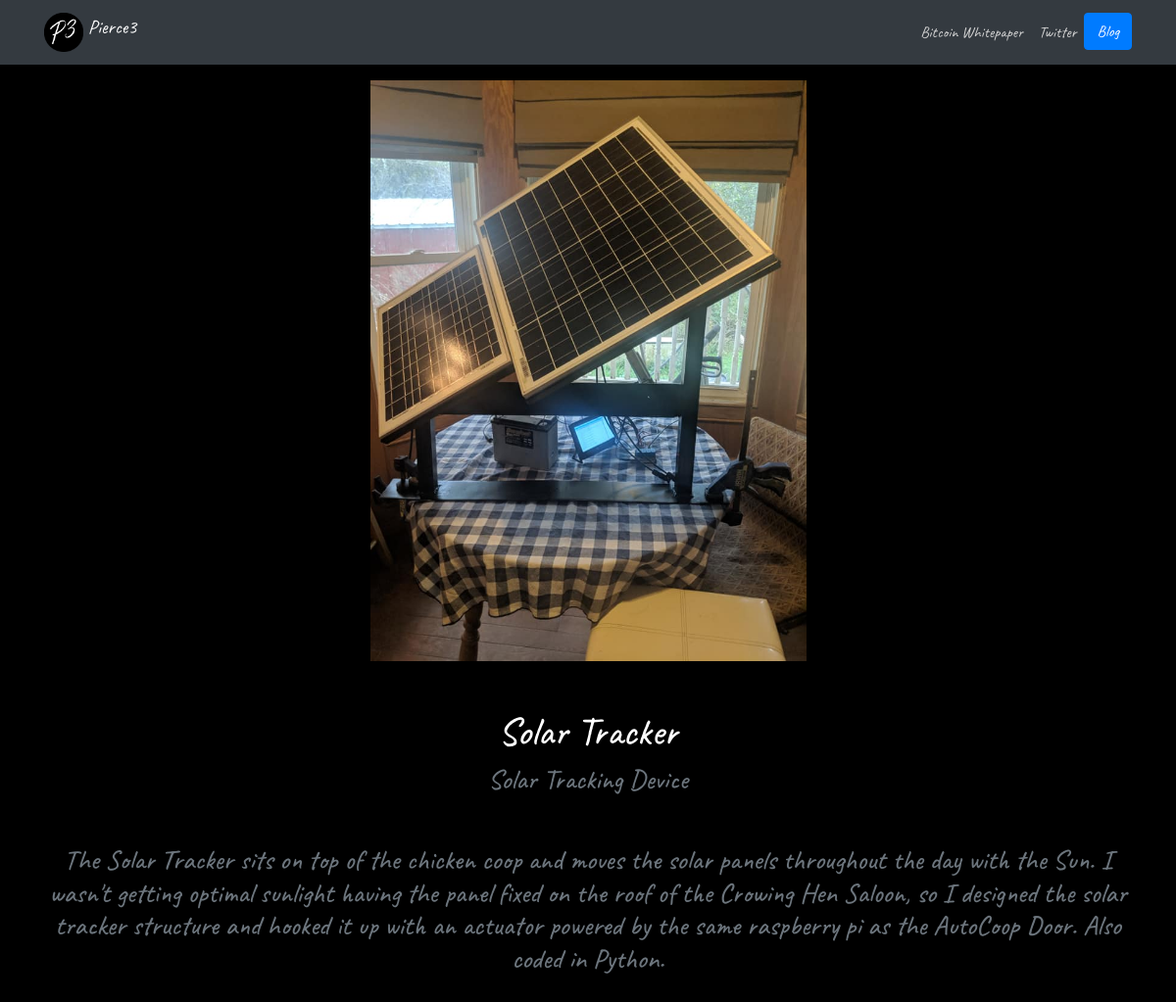
Page /4/ on the committed database.
### portfolio/models.py (models this page shows, shortened)
class project(models.Model):
    title = models.CharField(max_length=25)
    description = models.CharField(max_length=100)
    about_project = models.TextField()
    image = models.ImageField(upload_to='portfolio/images/')
    url = models.URLField(blank=True)

### portfolio/views.py (the view)
# urls.py: url(r'^(?P<portfolio_Project_Id>\d+)/$', views.portfolio_Project_Detail, name='portfolio_Project_Detail'),
def portfolio_Project_Detail(request, portfolio_Project_Id):
    one_Project = get_object_or_404(project, pk=portfolio_Project_Id)
    return render(request, 'portfolio/portfolio_Project_Detail.html', {'one_Project':one_Project})

### portfolio/templates/portfolio/portfolio_Project_Detail.html
{% extends "portfolio/base.html" %}
{% load static %}
{% block content %}
<div class="row justify-content-center my-3">
    <div class="col-5">
        <img src="{{ one_Project.image.url }}" class="img-fluid">
    </div>
  </div>
<h1 class="text-center mt-5" id="projectdetailtitle">{{ one_Project.title }}</h1>
<h3 class="text-center text-muted mb-5">{{ one_Project.description }}</h3>
<h3 class="text-center text-muted mb-5">{{ one_Project.about_project|safe }}</h3>
{% endblock %}

### portfolio/static/portfolio/custom.css (style rules this page uses)
body { font-family: 'Caveat', cursive; background-color: black; color: white; }

### rows in the picture
project: image (picture), title "Solar Tracker", description "Solar Tracking Device", about_project "The Solar Tracker sits on top of the chicken coop and moves the solar panels throughout the day with the Sun. I wasn't getting optimal sunlight having the panel fixed on the roof of the Crowing Hen Saloon, so I designed the solar tracker structure and hooked it up with an actuator powered by the same raspberry pi as the AutoCoop Door. Also coded in Python."
